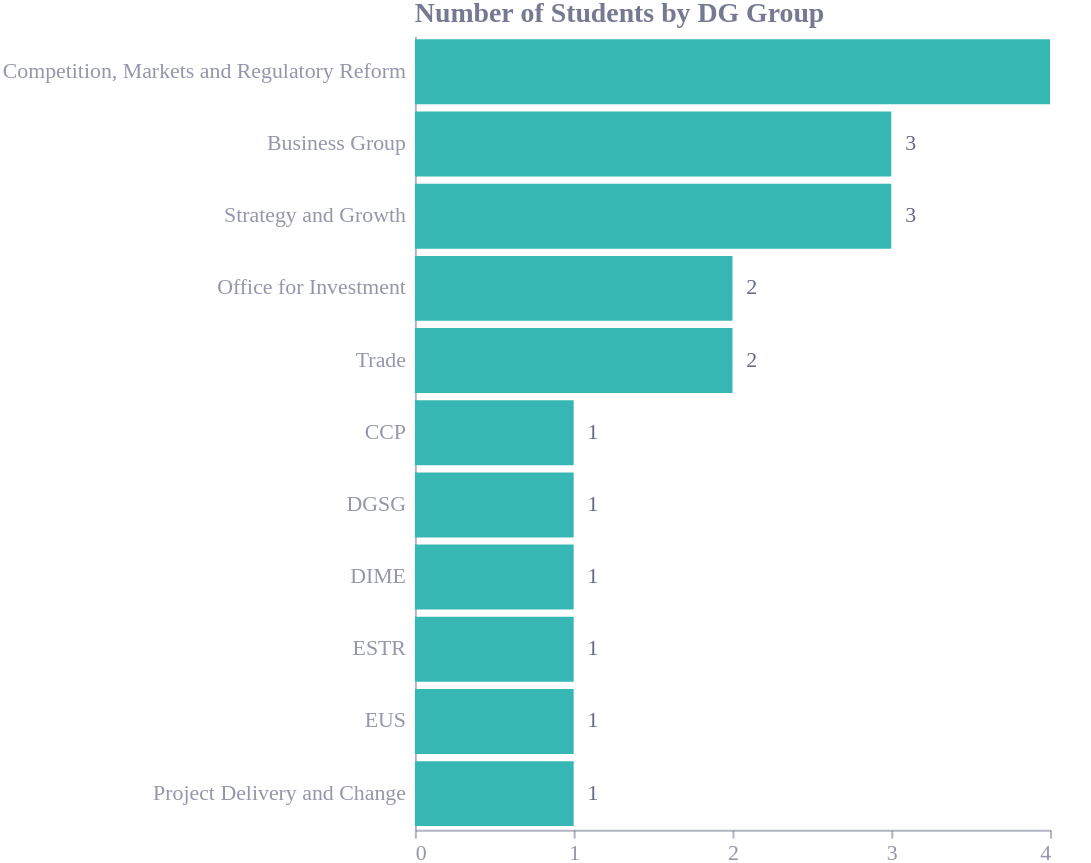

Write notebook code for a chart like this one.
### Code cell
dg_count_bar = alt.Chart(dg_counts).mark_bar(color='#36B7B4').encode(
    y=alt.Y('DG group:N',
            sort=alt.SortField('count', order='descending'),
            axis=alt.Axis(labelLimit=0, grid=False)),
    x=alt.X('count:Q',
            axis=alt.Axis(format='d', tickMinStep=1, grid=False, )),
    tooltip=['DG group:N', 'count:Q']
)

dg_count_labels = alt.Chart(dg_counts).mark_text(
    align='left'
).encode(
    y=alt.Y('DG group:N',
            sort=alt.SortField('count', order='descending')),
    x=alt.X('count:Q'),
    text=alt.Text('count:Q')
)

dg_count_chart = (dg_count_bar + dg_count_labels).properties(
    width=320,              # a little wider
    height=400,
    title='Number of Students by DG Group',
    padding={'right': 20}   # leave room for the right‑hand labels
).interactive()

dg_count_chart

### Figure 1 — Vega-Lite specification as saved in the notebook (floating-point values rounded to 4 significant figures)
{"config": {"font": "Circular Std", "text": {"color": "#676A86", "align": "left", "baseline": "middle", "dx": 7, "dy": 0, "fontSize": 11}, "view": {"stroke": null, "continuousWidth": 400, "continuousHeight": 300, "discreteWidth": 400, "discreteHeight": 300}, "range": {"category": ["#36B7B4", "#E6224B", "#F4C245", "#0063AF", "#00A767", "#179FDB", "#EB5C2E"], "diverging": ["#E6224B", "#E54753", "#C9C9C9", "#179FDB", "#122B39"], "heatmap": ["#C9C9C9", "#179FDB", "#0063AF", "#122B39"], "ordinal": ["#00A767", "#36B7B4", "#179FDB", "#0063AF", "#243B5A"]}, "bar": {"color": "#179fdb"}, "line": {"color": "#e6224b"}, "rule": {"color": "#676A86"}, "area": {"opacity": 0.3}, "point": {"filled": true, "size": 80, "color": "#e6224b", "opacity": 0.95}, "geoshape": {"stroke": "white", "strokeWidth": 0.3}, "rect": {"fill": "#d6d4d4", "opacity": 0.3}, "axis": {"labelColor": "#676A86", "labelFontSize": 11, "labelFont": "Circular Std", "labelOpacity": 0.7, "tickColor": "#676A86", "tickOpacity": 0.5, "domainColor": "#676A86", "domainOpacity": 0.5, "gridColor": "#676A86", "gridDash": [2, 2], "gridOpacity": 0.5, "title": null, "titleColor": "#676A86", "titleOpacity": 0.8, "tickSize": 4}, "axisXDiscrete": {"grid": false, "labelAngle": 0, "tickCount": 10, "tickOpacity": 0.5, "title": null}, "axisYDiscrete": {"ticks": false, "labelPadding": 5}, "axisXTemporal": {"grid": false, "ticks": true}, "axisXQuantitative": {"grid": true}, "axisYQuantitative": {"gridColor": "#676A86", "gridDash": [1, 5], "gridOpacity": 0.5, "ticks": false, "labelPadding": 5, "tickCount": 8, "titleAngle": 0, "titleAlign": "left", "titleBaseline": "bottom", "titleX": 0, "titleY": -5}, "title": {"color": "#676A86E6", "subtitleColor": "#676A86", "font": "Circular Std", "subtitleFont": "Circular Std", "anchor": "start", "fontSize": 14, "subtitleFontSize": 12, "subtitlePadding": 4, "offset": 0, "frame": "group"}, "legend": {"titleColor": "#122b39", "title": null, "labelColor": "#122b39", "labelFontSize": 11}}, "layer": [{"mark": {"type": "bar", "color": "#36B7B4"}, "encoding": {"tooltip": [{"field": "DG group", "type": "nominal"}, {"field": "count", "type": "quantitative"}], "x": {"axis": {"format": "d", "grid": false, "tickMinStep": 1}, "field": "count", "type": "quantitative"}, "y": {"axis": {"grid": false, "labelLimit": 0}, "field": "DG group", "sort": {"field": "count", "order": "descending"}, "type": "nominal"}}, "name": "view_17"}, {"mark": {"type": "text", "align": "left"}, "encoding": {"text": {"field": "count", "type": "quantitative"}, "x": {"field": "count", "type": "quantitative"}, "y": {"field": "DG group", "sort": {"field": "count", "order": "descending"}, "type": "nominal"}}}], "data": {"name": "data-91c8437d2ce049eadd7e64778fccd672"}, "height": 400, "padding": {"right": 20}, "params": [{"name": "param_21", "select": {"type": "interval", "encodings": ["x", "y"]}, "bind": "scales", "views": ["view_17"]}], "title": "Number of Students by DG Group", "width": 320, "$schema": "https://vega.github.io/schema/vega-lite/v5.20.1.json", "datasets": {"data-91c8437d2ce049eadd7e64778fccd672": [{"DG group": "Business Group", "count": 3}, {"DG group": "CCP", "count": 1}, {"DG group": "Competition, Markets and Regulatory Reform", "count": 4}, {"DG group": "DGSG", "count": 1}, {"DG group": "DIME", "count": 1}, {"DG group": "ESTR", "count": 1}, {"DG group": "EUS", "count": 1}, {"DG group": "Office for Investment", "count": 2}, {"DG group": "Project Delivery and Change", "count": 1}, {"DG group": "Strategy and Growth", "count": 3}, {"DG group": "Trade", "count": 2}]}}
